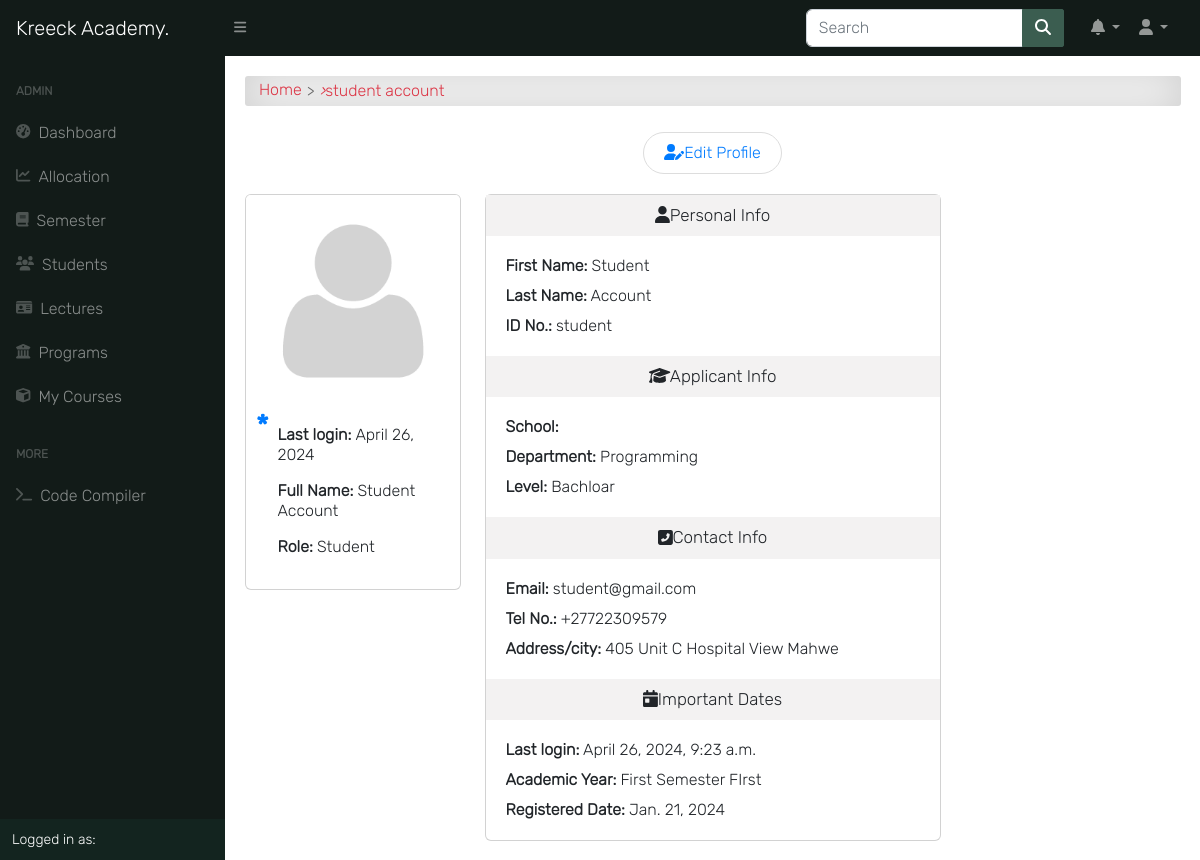
The app's page /auth/profile/3/detail/ (signed in), older data.
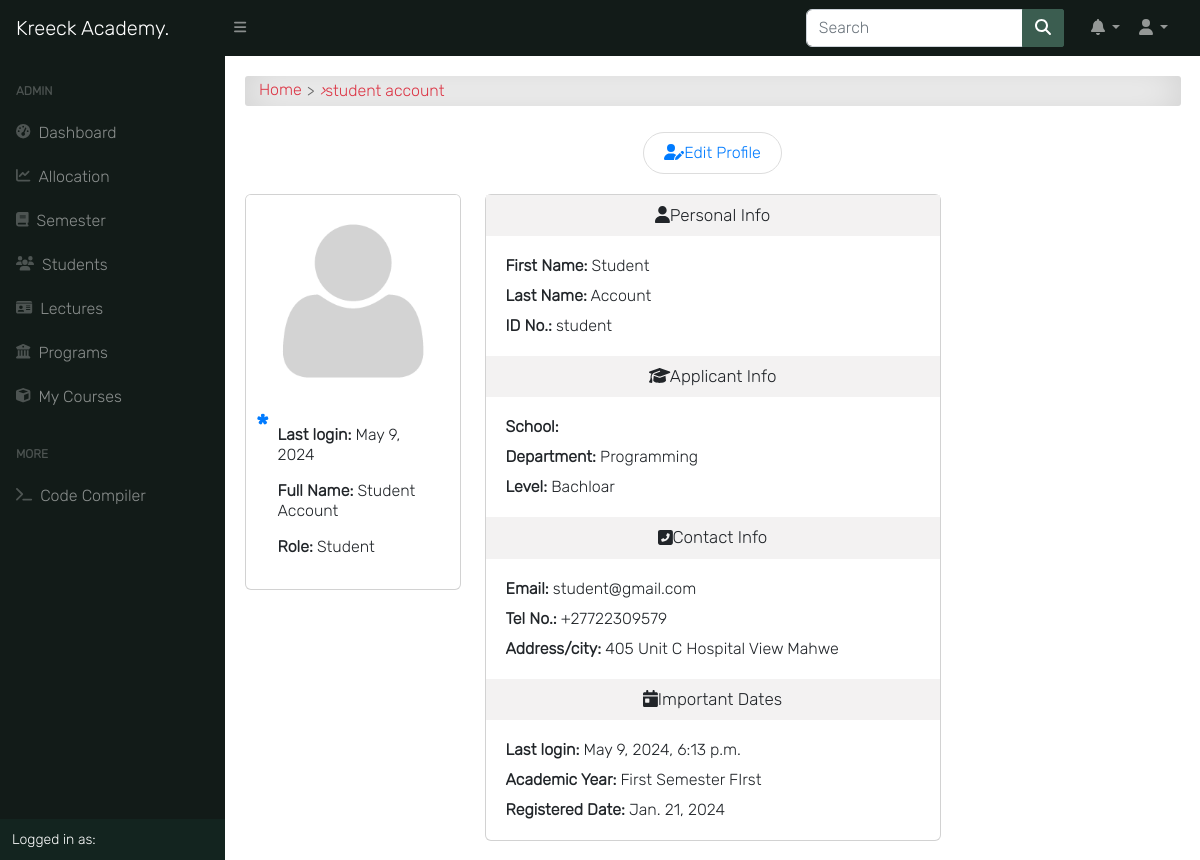
The same page, newer data.
### accounts/models.py (models this page shows, shortened)
class User(AbstractUser):
    is_student = models.BooleanField(default=False)
    is_lecturer = models.BooleanField(default=False)
    is_parent = models.BooleanField(default=False)
    is_dep_head = models.BooleanField(default=False)
    phone = models.CharField(max_length=60, blank=True, null=True)
    address = models.CharField(max_length=60, blank=True, null=True)
    picture = models.ImageField(upload_to='profile_pictures/%y/%m/%d/', default='default.png', null=True)
    email = models.EmailField(blank=True, null=True)
    username_validator = ASCIIUsernameValidator()
    objects = UserManager()
    @property
    def get_full_name(self):
        full_name = self.username
        if self.first_name and self.last_name:
            full_name = self.first_name + " " + self.last_name
        return full_name
    @property
    def get_user_role(self):
        if self.is_superuser:
            return "Admin"
        elif self.is_student:
            return "Student"
        elif self.is_lecturer:
            return "Lecturer"
        elif self.is_parent:
            return "Parent"

class Student(models.Model):
    student = models.OneToOneField(User, on_delete=models.CASCADE)
    level = models.CharField(max_length=25, choices=LEVEL, null=True)
    department = models.ForeignKey(Program, on_delete=models.CASCADE, null=True)
    objects = StudentManager()

### course/models.py (models this page shows, shortened)
class Program(models.Model):
    title = models.CharField(max_length=150, unique=True)
    summary = models.TextField(null=True, blank=True)
    objects = ProgramManager()
    def __str__(self):
        return self.title

### app/models.py (models this page shows)
class Semester(models.Model):
    semester = models.CharField(max_length=10, choices=SEMESTER, blank=True)
    is_current_semester = models.BooleanField(default=False, blank=True, null=True)
    session = models.ForeignKey(Session, on_delete=models.CASCADE, blank=True, null=True)
    next_semester_begins = models.DateField(null=True, blank=True)
    def __str__(self):
        return self.semester

class Session(models.Model):
    session = models.CharField(max_length=200, unique=True)
    is_current_session = models.BooleanField(default=False, blank=True, null=True)
    next_session_begins = models.DateField(blank=True, null=True)
    def __str__(self):
        return self.session

### accounts/views.py (the view, shortened to what this page needs)
# urls.py: path('profile/<int:id>/detail/', profile_single, name='profile_single'),
@login_required
@admin_required
def profile_single(request, id):
    if request.user.id == id:
        return redirect("/profile/")
    current_session = get_object_or_404(Session, is_current_session=True)
    current_semester = get_object_or_404(Semester, is_current_semester=True, session=current_session)
    user = User.objects.get(pk=id)
    if user.is_lecturer:
        courses = Course.objects.filter(allocated_course__lecturer__pk=id).filter(semester=current_semester)
        context = {
            'title': user.get_full_name,
            "user": user,
            "user_type": "Lecturer",
            "courses": courses,
            'current_session': current_session,
            'current_semester': current_semester,
        }
        return render(request, 'accounts/profile_single.html', context)
    elif user.is_student:
        student = Student.objects.get(student__pk=id)
        courses = TakenCourse.objects.filter(student__student__id=id, course__level=student.level)
        context = {
            'title': user.get_full_name,
            'user': user,
            "user_type": "student",
            'courses': courses,
            'student': student,
            'current_session': current_session,
            'current_semester': current_semester,
        }
        return render(request, 'accounts/profile_single.html', context)

### templates/accounts/profile_single.html (shortened to what this page needs)
{% extends 'base.html' %}
{% load static %}
{% load i18n %}
{% block content %}
<div id="input-nav"><a href="{% url 'home' %}" class="primary1">Home</a> <i>&rsaquo;</i> {{ user.get_full_name }}</div>
{% if request.user.is_superuser %}
<div class="btn-flex">
    {% if user.is_student %}
    <a class="edit-btn" href="{% url 'student_edit' pk=user.id %}">
        <i class="fas fa-user-edit"></i><span class="mobile-hide">Edit Profile</span>
    </a>
    {% endif %}
</div>
{% endif %}
<div class="row justify-content-between">
    <div class="col-md-3 mx-auto">
        <div class="card">
            {% if request.user.is_authenticated %}
                {% if not request.user.is_lecturer %}
                    <img src="{{ user.picture.url }}" class="dashboard-img" onload="cacheProfilePicture(this);">
                {% else %}
                    <img src="{{ user.picture.url }}" class="dashboard-img">
                {% endif %}
            {% endif %}
            <div class="program-description">
                <p><strong>Last login: </strong>{{ user.last_login|date }}</p>
                <p><strong>Full Name: </strong>{{ user.get_full_name|title }}</p>
                <p><strong>Role: </strong>
                    {{ user.get_user_role }}
                </p>
            </div>
        </div>
    </div>
    <div class="col-md-6">
        <div class="card">
            <p class="title-info"><i class="fas fa-user"></i>Personal Info</p>
            <div class="dashboard-description">
                <p><strong>First Name:</strong> {{ user.first_name|title }}</p>
                <p><strong>Last Name:</strong> {{ user.last_name|title }}</p>
                <p><strong>ID No.:</strong> {{ user.username }}</p>
            </div>
            {% if user.is_student %}
            <p class="title-info"><i class="fas fa-graduation-cap"></i>Applicant Info</p>
            <div class="dashboard-description">
                <p><strong>School: </strong>{{ student.get_student_school }}</p>
                <p><strong>Department: </strong>{{ student.department }}</p>
                <p><strong>Level: </strong>{{ student.level }}</p>
            </div>
            {% endif %}
            <p class="title-info"><i class="fas fa-phone-square-alt"></i>Contact Info</p>
            <div class="dashboard-description">
                <p><strong>Email:</strong> {{ user.email }}</p>
                <p><strong>Tel No.:</strong> {{ user.phone }}</p>
                <p><strong>Address/city:</strong> {{ user.address }}</p>
            </div>
            <p class="title-info"><i class="fa fa-calendar-day"></i>Important Dates</p>
            <div class="dashboard-description">
                <p><strong>Last login:</strong> {{ user.last_login }}</p>
                <p><strong>Academic Year:</strong> {{ current_semester }} Semester {{ current_session }}</p>
                <p><strong>Registered Date:</strong> {{ user.date_joined|date }}</p>
            </div>
        </div>
    </div>
    <div class="col-md-3 mx-auto"></div>
</div>
{% endblock content %}

### templates/base.html (shortened to what this page needs)
{% load static %}
<!DOCTYPE html>
<html lang="en">
  <head>
    <link
      href="https://cdn.jsdelivr.net/npm/simple-datatables@7.1.2/dist/style.min.css"
      rel="stylesheet"
    />
    <link href="{% static 'css/new-styles.css' %}" rel="stylesheet" />
    <link
      rel="stylesheet"
      type="text/css"
      href="{% static 'css/bootstrap.min.css' %}"
    />
    <link rel="stylesheet" type="text/css" href="{% static 'css/all.css' %}" />
    <link
      rel="stylesheet"
      type="text/css"
      href="{% static 'css/style.css' %}"
    />
  </head>
  <body>
    <nav class="sb-topnav navbar navbar-expand navbar-dark bg-dark">
      <a
        class="navbar-brand ps-3"
        style="font-family: 'Inter', sans-serif"
        href="{% url 'landing_page' %}"
        >Kreeck Academy<span>.</span></a
      >
      <a
        class="btn btn-link btn-sm order-1 order-lg-0 me-4 me-lg-0"
        id="sidebarToggle"
        href=""
      >
        <i class="fas fa-bars"></i>
      </a>
      <form
        class="d-none d-md-inline-block form-inline ms-auto me-0 me-md-3 my-2 my-md-0"
        action="{% url 'query' %}"
        method="GET"
      >
        <div class="input-group">
          <input
            id="primary-search"
            class="form-control"
            type="text"
            placeholder="Search"
            aria-label="Search for..."
            name="q"
            value="{{ request.GET.q }}"
            aria-describedby="btnNavbarSearch"
          />
          <button class="btn btn-primary" type="submit">
            <i class="fas fa-search"></i>
          </button>
        </div>
      </form>
      <ul class="navbar-nav ms-auto ms-md-0 me-3 me-lg-4">
        <li class="nav-item dropdown">
          <a
            class="nav-link dropdown-toggle"
            id="navbarDropdown"
            href="#"
            role="button"
            data-bs-toggle="dropdown"
            aria-expanded="false"
            ><i class="fas fa-bell fa-fw"></i
          ></a>
        </li>
        <li class="nav-item dropdown">
          <a
            class="nav-link dropdown-toggle"
            id="navbarDropdown"
            href="#"
            role="button"
            data-bs-toggle="dropdown"
            aria-expanded="false"
            ><i class="fas fa-user fa-fw"></i
          ></a>
        </li>
      </ul>
    </nav>
    <div id="layoutSidenav">
      <div id="layoutSidenav_nav">
        <nav class="sb-sidenav accordion sb-sidenav-dark" id="sidenavAccordion">
          <div class="sb-sidenav-menu">
            <div class="nav">
               {% if request.user.is_superuser %}
              <div class="sb-sidenav-menu-heading">Admin</div>
              <a class="nav-link" href="{% url 'home' %}">
                <div class="sb-nav-link-icon">
                  <i class="fas fa-tachometer-alt"></i>
                </div>
                Dashboard
              </a>
              <a class="nav-link" href="{% url 'course_allocation_view' %}">
                <div class="sb-nav-link-icon">
                  <i class="fas fa-line-chart"></i>
                </div>
                Allocation
              </a>
              <a class="nav-link" href="{% url 'semester_list'%} ">
                <div class="sb-nav-link-icon">
                  <i class="fas fa-book"></i>
                </div>
                Semester
              </a>
              <a class="nav-link" href="{% url 'student_list'%}">
                <div class="sb-nav-link-icon">
                  <i class="fas fa-users"></i>
                </div>
                Students
              </a>
              <a class="nav-link" href="{% url 'lecturer_list'%}">
                <div class="sb-nav-link-icon">
                  <i class="fas fa-id-card"></i>
                </div>
                Lectures
              </a>
              {% endif %}
              <a class="nav-link" href="{% url 'programs'%}">
                <div class="sb-nav-link-icon">
                  <i class="fas fa-institution"></i>
                </div>
                Programs
              </a>
              <a class="nav-link" href="{% url 'user_course_list' %}">
                <div class="sb-nav-link-icon">
                  <i class="fas fa-cube"></i>
                </div>
                My Courses
              </a>
               {% if request.user.is_superuser %}
              <div class="sb-sidenav-menu-heading">More</div>
              <a class="nav-link" href="{% url 'compiler' %}">
                <div class="sb-nav-link-icon">
                  <i class="fas fa-terminal"></i>
                </div>
                Code Compiler
              </a>
              {% endif %}
            </div>
          </div>
          <div class="sb-sidenav-footer">
            <div class="small">Logged in as:</div>
          </div>
        </nav>
      </div>
      <div id="layoutSidenav_content">
        <main class="main-content-box">
          {% block content %} {% endblock content %}
        </main>
      </div>
    </div>
  </body>
</html>

### static/css/all.css (style rules this page uses)
.fa-fw { text-align: center; width: 1.25em; }
.fa-bars:before { content: "\f0c9"; color: white; }
.fa-bell:before { content: "\f0f3"; }
.fa-book:before { content: "\f02d"; }
.fa-calendar-day:before { content: "\f783"; }
.fa-chart-line:before { content: "\f201"; }
.fa-cube:before { content: "\f1b2"; }
.fa-graduation-cap:before { content: "\f19d"; }
.fa-id-card:before { content: "\f2c2"; }
.fa-terminal:before { content: "\f120"; }
.fa-user:before { content: "\f007"; }
.fa-users:before { content: "\f0c0"; }

### static/css/style.css (style rules this page uses)
*, body { font-family: "Inter", sans-serif; }
body { background-color: #ffffff; }
.btn { border-radius: 2px; }
.btn-flex { display: -webkit-box; display: -ms-flexbox; display: flex; -webkit-box-pack: center; -ms-flex-pack: center; justify-content: center; -ms-flex-wrap: wrap; flex-wrap: wrap; margin: 10px auto; }
li { list-style: none; }
.dropdown { display: -webkit-box; display: -ms-flexbox; display: flex; -webkit-box-align: center; -ms-flex-align: center; align-items: center; position: relative; }
#input-nav { display: -webkit-box; display: -ms-flexbox; display: flex; -ms-flex-wrap: wrap; flex-wrap: wrap; -webkit-box-align: center; -ms-flex-align: center; align-items: center; padding: 0.3rem 0.9rem; margin-bottom: 1rem; color: #dc3545; border-radius: 3px; background-color: #fff !important; -webkit-box-shadow: inset 0 0 2.5rem rgba(0, 0, 0, 0.2); box-shadow: inset 0 0 2.5rem rgba(0, 0, 0, 0.2); }
#input-nav a { color: #dc3545; }
#input-nav a::after { content: ">"; color: #666; margin: 0 5px; vertical-align: middle; }
a { color: #666; text-decoration: none; }
.dashboard-img { width: 100%; border-top-left-radius: 0.3em; border-top-right-radius: 0.3em; }
.dashboard-description { padding: 10px; }
.dashboard-description p { margin: 10px; }
.program-description { position: relative; padding: 1rem 2rem; }
.program-description::before { content: "*"; position: absolute; top: 0; left: 10px; color: #007bff; font-weight: bold; font-size: 30px; margin-right: 1rem; }
.title-info { font-weight: 400; font-size: 17px; padding: 10px; background: #f3f2f2; text-align: center; margin: 0px; }
.edit-btn { font-family: inherit; text-align: center; width: auto; padding: 10px 20px; margin: 10px auto; cursor: pointer; color: #007bff; border: 1px solid #ddd; border-radius: 2rem; }

### templates/base.html (style rules this page uses)
.main-content-box { padding: 2%; }

Row changes from the older to the newer data that the page shows:
changed User "student account": last_login "April 26, 2024" → "May 9, 2024"; last_login "April 26, 2024, 9:23 a.m." → "May 9, 2024, 6:13 p.m."
